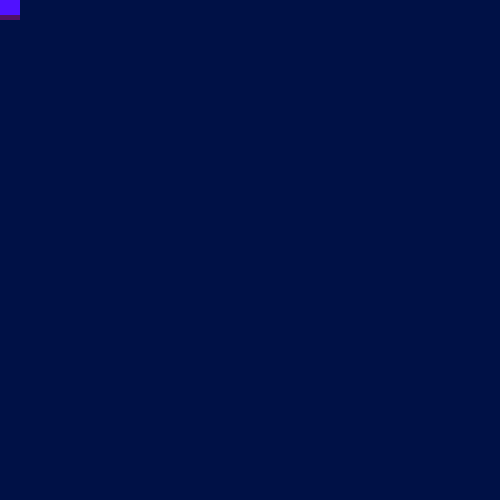
Frame 1 (no input)
Frame 60 (the mouse pressed at the canvas centre just before this capture): identical to frame 1, image omitted
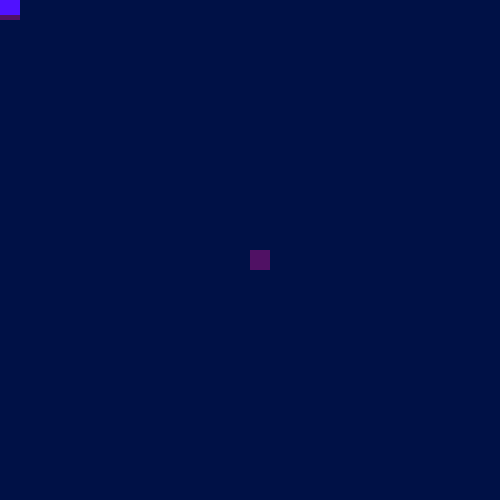
Frame 120 (the mouse held since frame 60 and released just before this capture)

The Processing sketch that drew these frames (run headless with seeded random() and noise(); from frame 60 on, the mouse is pressed at the canvas centre):

// Processing sketch: sketch_4
// ── sketch_4.pde
/* 
  Third Sketch is reference about clutter
  Name: Disorder of objects
  Created by : Stéfani Diniz
*/

int __bg1= 0; //min:0 max:255
int __bg2= 17; //min:0 max:255
int __bg3= 70; //min:0 max:255
int __color1= 80; //min:15 max:255
int __color2= 17; //min:15 max:255
int __color3= 100; //min:15 max:255
int __numberOfItens= 10;  //min:5 max:60
float __itemSize= 20;  //min:2 max:50

void setup() {
 size(500, 500);
 background(__bg1, __bg2, __bg3);
}

void draw() {
 noStroke();
 for(int i = 0; i < __numberOfItens; i++) {
   forms();
 }
}

void forms() {
  fill(__color1, __color2, __color3);
  square(mouseX, mouseY, __itemSize);
  fill(__color1 * 4, __color2, __color3);
  circle(mouseX, mouseY * 3, __itemSize);
  fill(__color1, __color2, __color3 * 3);
  rect(mouseX, mouseY * 4, __itemSize, __itemSize - 5);
}
